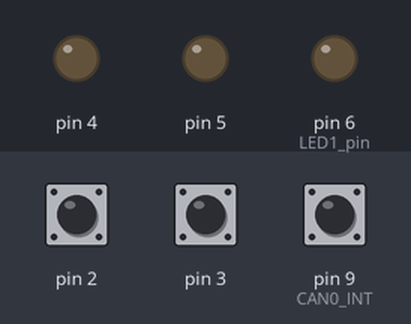
The sketch below on a simulated Arduino Pro Mini, built with avr-gcc and run on an emulated ATmega328P. Shown: output pins drawn as LEDs (lit = HIGH). Dashed ring = blinking. The test bench sets the inputs (shaded band); at power-on: pin 2 HIGH, pin 3 HIGH, pin 9 (CAN0_INT) HIGH. What the sketch prints to the serial monitor is not drawn.

Above: at 1.2 s.
1.3 s: pin 2 pulled LOW for 0.15 s
At 2.3 s:
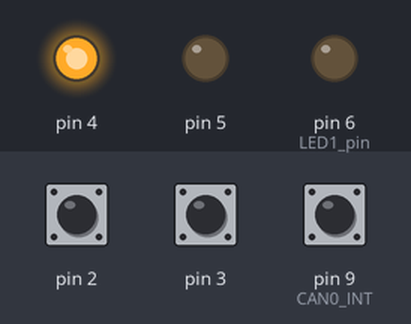
3.5 s: pin 3 pulled LOW for 1 s
At 6.1 s:
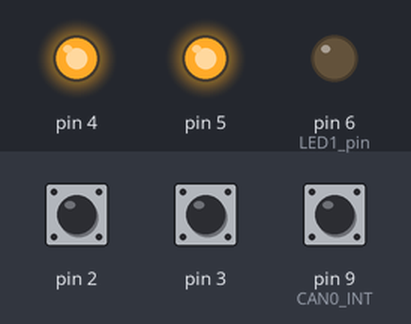
6.7 s: pin 3 pulled LOW for 0.15 s
At 8.7 s:
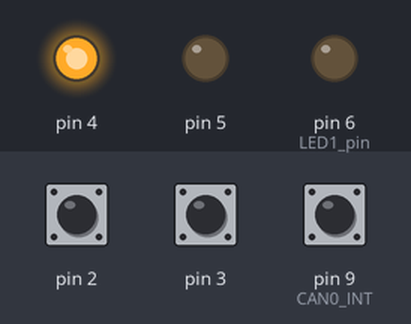
9.8 s: pin 2 pulled LOW for 0.15 s
At 10.28 s:
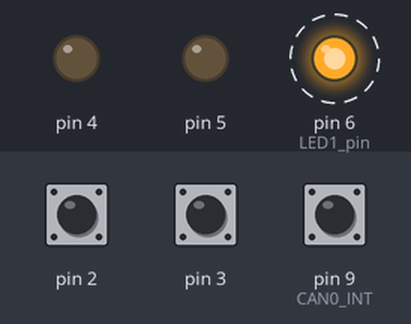
12.9 s: pin 2 pulled LOW for 1 s
At 14.62 s:
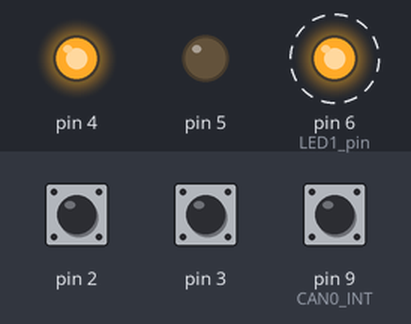
16.9 s: pin 3 pulled LOW for 3.2 s
At 20.91 s:
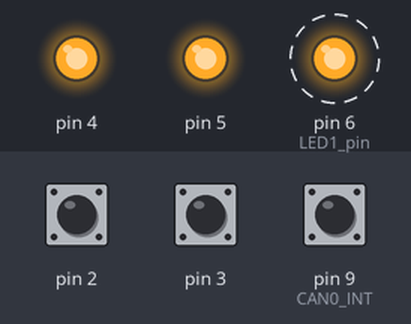
Timing chart, 0 to 24.1 s (numbered marks = the images above; inputs shaded):
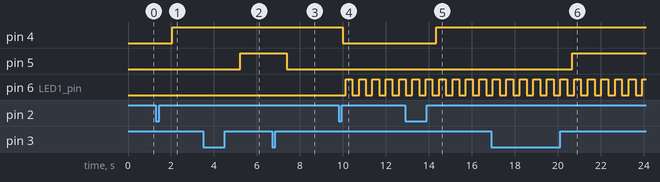

The sketch:

ProMiniMotorCANPulseIn_c.ino
```cpp
/*PWM lesen zu CAN umsetzer
  Liest PWM Werte (Lüfteransteuerung) und gibt diese auf CAN Bus aus.

   Changelog:
   2018-06-18: Version _a
  Basis ist MotorPoti ProMini-Modul
   SCK:13,
   MISO:12,
   MOSI:11,
   CS:10,
   INT:9

  2018-06-19:
  Pulse nicht mit PulseIn() erfassen (blockiert alles, bzw. funktioniert nicht)
  Zeit messen und Pin mittels digital read pollen.
  Option: Interrupts und nur Pin2 und 3 (INT 0 und 1) nutzen
*/

//#include <Wire.h>
#include <mcp_can.h>
#include <SPI.h>

// pins external hardware

/*****TIMER FLAGS*****/
unsigned long prevMillis = 0;
unsigned long prevMillisLed1 = 0;
int BlinkTypeLed1 = 0; //0=Off;
int Led1State = LOW;
unsigned long prevMillisLedLinks = 0;
int BlinkTypeLedLinks = 0; //0=Off;
int LedLinksState = LOW;
unsigned long prevMillisRegler = 0;
const long cycleSchnellBlinken = 50;  //langsames Blinken = Empfang von Sollwerten
const long cycleLangsamBlinken = 1000;    //schnelles Blinken = Verstellen = e>0;
const long cycleRegler = 10;    //10ms Regler
const long cycleCan = 20;   //Tx cycle
unsigned long prevMillisCan = 0;
const unsigned int CanRxTimeout_ms = 10000; //nach 10s gehen die Rx Werte auf SNA
unsigned long int lastCANMessage_ms = 0;

/*****CAN MCP2515 Values*****/
#define CAN0_INT 9   // Setting pin 9 for /INT input
MCP_CAN CAN0(10);     // Set CS to pin 10
long unsigned int rxId;
unsigned char len = 0;
unsigned char rxBuf[8];
char msgString[128];                        // Array to store serial string
unsigned char rxSelFrame[8];
long unsigned int selId = 345;
long unsigned int selSendIf = 0x18FF8000; //Bsp.
long unsigned int RotaryFrameId = 0x18FEF400; //Zurücksetzen der Drehknopfspeicherwerte
long unsigned int LedFrameId = 0x18FEF401; //LED links und rechts
long unsigned int MotorpotiFrameId = 0x18FEF402; //Motorpoti-Soll-Position links und rechts
long unsigned int PulseInFrameId = 0x18FEF403; //Sollwerte vom Rechner (Vector)
long unsigned int PulseInFrameID_Tx = 0x18FEF397; //Istwerte zum Rechner (Vector)

byte data[8] = {0x00, 0x01, 0x02, 0x03, 0x04, 0x05, 0x06, 0x07};

// Interrupt.0 befindet sich beim digitalen Pin 2 (fest)
// Interrupt.1 befindet sich beim digitalen Pin 3 (fest)

/*  Wir erstellen die Variable mit dem Schlüsselwort volatile,
  um sicherzustellen, dass die Variable vom
  normalen Programmfluss und vom Interrupt verfügbar ist.
*/
volatile long unsigned int Pulsdauer2 = 0;
volatile long unsigned int Pulsdauer3 = 0;

volatile long unsigned int Periodendauer2 = 0;
volatile long unsigned int Periodendauer3 = 0;

float Tastverhaeltnis2[] = {0, 0, 0, 0};
float Tastverhaeltnis3[] = {0, 0, 0, 0};

volatile long unsigned int PulsStart2 = 0;
volatile long unsigned int PulsStart3 = 0;

unsigned int FO1_out_CAN = 255; //SNA
unsigned int FO2_out_CAN = 255; //SNA

const int LED1_pin = 6;

void setup() {
  // initialize serial:
  Serial.begin(9600);

  //Pins
  //Puls(PWM)-Mmessung 1
  pinMode(2, INPUT);
  pinMode(2, INPUT_PULLUP);
  //Puls(PWM)-Messung 2
  pinMode(3, INPUT);
  pinMode(3, INPUT_PULLUP);
  //Digitaler Ausgang (über Optokoppler, dominant HIGH, 24V, ohne Vorwiderstand!!! --> muss in CCU sein)
  pinMode(4, OUTPUT);
  pinMode(5, OUTPUT);
  //LEDs
  pinMode(LED1_pin, OUTPUT);

  /*****CAN MCP2515*****/
  //Initialize MCP2515 running at 8MHz with a baudrate of 500kb/s and the masks and filters disabled.
  pinMode(CAN0_INT, INPUT);  // Configuring pin for /INT input
  if (CAN0.begin(MCP_ANY, CAN_500KBPS, MCP_8MHZ) == CAN_OK) Serial.println("MCP2515 Initialized Successfully!");
  else Serial.println("Error Initializing MCP2515...");
  CAN0.setMode(MCP_NORMAL);   // Change to normal mode to allow messages to be transmitted

  attachInterrupt(digitalPinToInterrupt(2), Zeitmessen2Change, CHANGE);
  attachInterrupt(digitalPinToInterrupt(3), Zeitmessen3Change, CHANGE);

}

void Zeitmessen2Change() {
  if (digitalRead(2) == LOW) {
    //durch Optokoppler invertiertes verhältnis
    Periodendauer2 = micros() - PulsStart2;
    PulsStart2 = micros();
    //Serial.println("Rise");
  } else {
    Pulsdauer2 = micros() - PulsStart2;
    //Serial.println("Fall");
  }
}

void Zeitmessen3Change() {
  if (digitalRead(3) == LOW) {
    //invertiert da Optokoppler
    Periodendauer3 = micros() - PulsStart3;
    PulsStart3 = micros();
    //Serial.println("Rise");
  } else {
    Pulsdauer3 = micros() - PulsStart3;
    //Serial.println("Fall");
  }
}


void loop() {

  /*****CAN: mögliche Frames Empfangen, INT ist LOW wenn ein neuer Frame vorliegt*****/
  if (!digitalRead(CAN0_INT))                        // If CAN0_INT pin is low, read receive buffer
  {
    CAN0.readMsgBuf(&rxId, &len, rxBuf);      // Read data: len = data length, buf = data byte(s)
    //ausgewählten Frame übernehmen
    for (unsigned int i = 0; i < 8; i++) {
      rxSelFrame[i] = rxBuf[i];
    }

    //Prüfen ob PulseIn Frame
    if ((rxId & 0x1FFFFFFF) == PulseInFrameId) {
      Serial.println("PulseIn Frame empfagen: ");

      lastCANMessage_ms = millis(); //Timeout watchdog
      BlinkTypeLed1 = 1;

      FO1_out_CAN = rxBuf[0];
      FO2_out_CAN = rxBuf[4];

    } //end PulseIn Frame


    /*    //Debug-test
        if ((rxId & 0x80000000) == 0x80000000)    // Determine if ID is standard (11 bits) or extended (29 bits)
          sprintf(msgString, "Extended ID: 0x%.8lX  DLC: %1d  Data:", (rxId & 0x1FFFFFFF), len);
        else
          sprintf(msgString, "Standard ID: 0x%.3lX       DLC: %1d  Data:", rxId, len);
        Serial.print(msgString);
        Serial.println();
    */
  }

  /*****TASKS*****/
  unsigned long currentMillis = millis();

  //CAN Timeouts
  if (currentMillis - lastCANMessage_ms >= CanRxTimeout_ms) {
    //lastCANMessage_ms = currentMillis;
    FO1_out_CAN = 255;
    FO2_out_CAN = 255;

    BlinkTypeLed1 = 2;

    Serial.println("Kein CAN Frame empfangen -> Timeout -> SNA");
  }

   //Blink Tasks LED 1
    if (BlinkTypeLed1 == 0) {
      Led1State = LOW;
    }
    else if (BlinkTypeLed1 == 1) {
      //langsames Blinken
      if (currentMillis - prevMillisLed1 >= cycleLangsamBlinken) {
        //save the last time the Blink was computed
        prevMillisLed1 = currentMillis;
        // if the LED is off turn it on and vice-versa:
        if (Led1State == LOW) {
          Led1State = HIGH;
        } else {
          Led1State = LOW;
        }
      }
    }
    else if (BlinkTypeLed1 == 2) {
      //schnelles Blinken
      if (currentMillis - prevMillisLed1 >= cycleSchnellBlinken) {
        //save the last time the Blink was computed
        prevMillisLed1 = currentMillis;
        // if the LED is off turn it on and vice-versa:
        if (Led1State == LOW) {
          Led1State = HIGH;
        } else {
          Led1State = LOW;
        }
      }
    }
    digitalWrite(LED1_pin, Led1State);
    //delay(5);

/*
    //Blink Tasks LED Links
    if (BlinkTypeLedLinks == 0) {
      LedLinksState = LOW;
    }
    else if (BlinkTypeLedLinks == 1) {
      //langsames Blinken
      if (currentMillis - prevMillisLedLinks >= cycleLangsamBlinken) {
        //save the last time the Blink was computed
        prevMillisLedLinks = currentMillis;
        // if the LED is off turn it on and vice-versa:
        if (LedLinksState == LOW) {
          LedLinksState = HIGH;
        } else {
          LedLinksState = LOW;
        }
      }
    }
    else if (BlinkTypeLedLinks == 2) {
      //schnelles Blinken
      if (currentMillis - prevMillisLedLinks >= cycleSchnellBlinken) {
        //save the last time the Blink was computed
        prevMillisLedLinks = currentMillis;
        // if the LED is off turn it on and vice-versa:
        if (LedLinksState == LOW) {
          LedLinksState = HIGH;
        } else {
          LedLinksState = LOW;
        }
      }
    }
    digitalWrite(ledLinks, LedLinksState);
    //delay(5);
  */


  //100ms Task
  if (currentMillis - prevMillisCan >= cycleCan) { //cycle100ms
    // save the last time you run this Task
    prevMillisCan = currentMillis;

    for (int i = 0; i < 3; i++) {
      Tastverhaeltnis2[i + 1] = Tastverhaeltnis2[i];
      Tastverhaeltnis3[i + 1] = Tastverhaeltnis3[i];
    }
    Tastverhaeltnis2[0] = 100 * (float)Pulsdauer2 / (float)Periodendauer2;
    Tastverhaeltnis3[0] = 100 * (float)Pulsdauer3 / (float)Periodendauer3;

    Serial.print("THigh(2): ");
    Serial.print(Pulsdauer2);
    Serial.print("µs, T(2): ");
    Serial.print(Periodendauer2);
    Serial.print("µs, THigh/T(2): ");
    Serial.print(Tastverhaeltnis2[0]);
    Serial.print("%");

    Serial.print(",  THigh2(3): ");
    Serial.print(Pulsdauer3);
    Serial.print("µs, T(3): ");
    Serial.print(Periodendauer3);
    Serial.print("µs, THigh/T(3): ");
    Serial.print(Tastverhaeltnis3[0]);
    Serial.println("%");

    float Tastverhaeltnis2_avg = 0;
    float Tastverhaeltnis3_avg = 0;
    for (int i = 0; i < 4; i++) {
      Tastverhaeltnis2_avg += Tastverhaeltnis2[i];
      Tastverhaeltnis3_avg += Tastverhaeltnis3[i];
    }
    Tastverhaeltnis2_avg = Tastverhaeltnis2_avg / 4;
    Tastverhaeltnis3_avg = Tastverhaeltnis3_avg / 4;

    //FO1 Ausgang schreiben
    if (FO1_out_CAN > 1) {
      //Bereich ERR/SNA
      //Dann wird der FO Ausgang automatisch geschrieben bei PWM an Pin2 > 10% DutyCycle
      //Nach dem Start wird FO_out immer auf 255 gesetzt solange kein CAN Frame empfangen wird.
      Serial.print("FO1_out automatisch setzen (DutxCylePin3): ");
      Serial.print(Tastverhaeltnis2_avg);
      Serial.print(", ");
      if (Tastverhaeltnis2_avg > 10) {
        digitalWrite(4, HIGH);
        Serial.println("HIGH");
      } else {
        digitalWrite(4, LOW);
        Serial.println("LOW");
      }
    } else {
      //Vorgabe des Werte via CAN Frame Byte 0 Bit 1
      Serial.print("FO1_out manuell setzen: ");
      Serial.println(FO1_out_CAN);
      digitalWrite(4, FO1_out_CAN);
    }


    //FO2 Ausgang schreiben
    if (FO2_out_CAN > 1) {
      //Bereich ERR/SNA
      //Dann wird der FO Ausgang automatisch geschrieben bei PWM an Pin2 > 10% DutyCycle
      //Nach dem Start wird FO_out immer auf 255 gesetzt solange kein CAN Frame empfangen wird.
      Serial.print("FO2_out automatisch setzen (DutxCylePin3): ");
      Serial.print(Tastverhaeltnis3_avg);
      Serial.print(", ");
      if (Tastverhaeltnis3_avg > 10) {
        digitalWrite(5, HIGH);
        Serial.println("HIGH");
      } else {
        digitalWrite(5, LOW);
        Serial.println("LOW");
      }
    } else {
      //Vorgabe des Werte via CAN Frame Byte 0 Bit 1
      Serial.print("FO2_out manuell setzen: ");
      Serial.println(FO2_out_CAN);
      digitalWrite(5, FO2_out_CAN);
    }


    //PulseIn CAN versenden
    //CAN Frame senden
    byte sndStat = 0;
    // send data:  ID = 0x100, Standard CAN Frame, Data length = 8 bytes, 'data' = array of data bytes to send
    data[0] = ((Pulsdauer2 >> 0) & 0xFF);
    data[1] = ((Pulsdauer2 >> 8) & 0xFF);
    data[2] = (((int)Tastverhaeltnis2_avg * 2 >> 0) & 0xFF);
    data[3] = ((Periodendauer2 / 500 >> 0) & 0xFF);

    data[4] = ((Pulsdauer3 >> 0) & 0xFF);
    data[5] = ((Pulsdauer3 >> 8) & 0xFF);
    data[6] = (((int)Tastverhaeltnis3_avg * 2 >> 0) & 0xFF);
    data[7] = ((Periodendauer3 / 500 >> 0) & 0xFF);

    sndStat = CAN0.sendMsgBuf(PulseInFrameID_Tx, 1, 8, data);  //18FEF398 = MotorpotiFrame
    if (sndStat == CAN_OK) {
      Serial.println("Message Sent Successfully!");
    } else {
      Serial.println("Error Sending Message...");
    }
  } //end CAN cycle (100ms)


} //end loop()
```

Measured:
- after the input at 1.3 s, pin 4: LOW → HIGH after 0.75 s
- after the input at 3.5 s, pin 5: LOW → HIGH after 1.7 s
- after the input at 6.7 s, pin 5: HIGH → LOW after 0.68 s
- after the input at 9.8 s, pin 4: HIGH → LOW after 0.19 s
- after the input at 12.9 s, pin 4: LOW → HIGH after 1.4 s
- after the input at 16.9 s, pin 5: LOW → HIGH after 3.8 s
- by itself, pin 6 (LED1_pin): alternates HIGH for 0.32 s and LOW for 0.32 s
